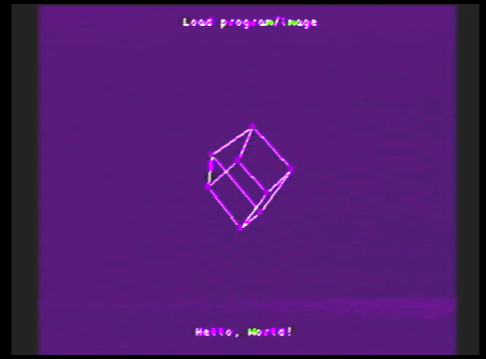
#> input picture Screen.png, 486 x 359 px
$ python image_display.py ../Screen.png ../Screen.png 100
#> lines starting #> are read from the running program, lines starting #| are printed output that depends on the picture

#!/usr/bin/env python3
"""
Display images on CRT TV
"""

import serial
import time
import sys
from PIL import Image
import os
from concurrent.futures import ThreadPoolExecutor
from queue import Queue

# Try to import matplotlib for preview
try:
    import matplotlib.pyplot as plt
    HAS_MATPLOTLIB = True
except ImportError:
    HAS_MATPLOTLIB = False

class ImageDisplay:
    def __init__(self, port='/dev/cu.usbserial-120'):
        self.ser = serial.Serial(port, 115200, timeout=0.1)
        time.sleep(2)
        print("Connected to ESP32")

        # Per-color brightness multipliers (adjust these to change color intensity)
        self.color_brightness = {
            0: 1.1,       # Medium Gray (brighter for dark tones)
            1: 1.3,      # Green (dark)
            2: 0.65,      # Yellow (fallback)
            5: 0.60,       # Dark Red
            9: 0.85,       # Dark Blue (fallback)
            10: 0.50,      # Cyan
            12: 0.30,      # Light Green
            15: 0.35,      # Brown/Tan
            16: 0.85,      # Light Gray
            20: 0.75,     # Red
            30: 0.75,      # Yellow (brighter)
            32: 1.2,      # Dark Gray
            34: 0.03,      # Tan (extremely dark yellow)
            35: 0.60,      # Orange
            64: 1.0,      # White
            90: 0.50,      # Cyan (light blue)
            165: 0.65,     # Pink (brighter)
            200: 0.75,    # Blue (darker)
            230: 0.2,    # Purple
        }

    def send_command(self, cmd):
        self.ser.write((cmd + '\n').encode())
        try:
            response = self.ser.readline().decode().strip()
            return response
        except:
            return "OK"

    def apply_color_brightness(self, hue, brightness_val):
        """Apply per-color brightness multiplier"""
        if hue in self.color_brightness:
            brightness_val = int(brightness_val * self.color_brightness[hue])
        return (hue, brightness_val)

    def process_row(self, row_data):
        """Process a single image row (for parallel processing)"""
        y, pixels_row, offset_x, offset_y, pixel_size = row_data
        row_squares = []
        for x, (r, g, b) in enumerate(pixels_row):
            hue, brightness = self.rgb_to_hue(r, g, b)
            screen_x = offset_x + x * pixel_size
            screen_y = offset_y + y * pixel_size
            row_squares.append((screen_x, screen_y, pixel_size, hue, brightness))
        return row_squares

    def rgb_to_hue(self, r, g, b):
        """Convert RGB to closest hue in our color space"""
        brightness = (r + g + b) // 3

        # Map brightness to 0-255 scale (stepped for better color control)
        if brightness < 1:
            brightness_val = 2
        elif brightness < 3:
            brightness_val = 4
        elif brightness < 10:
            brightness_val = 10
        elif brightness < 15:
            brightness_val = 14
        elif brightness < 20:
            brightness_val = 18
        elif brightness < 25:
            brightness_val = 22
        elif brightness < 40:
            brightness_val = 20
        elif brightness < 50:
            brightness_val = 26
        elif brightness < 60:
            brightness_val = 30
        elif brightness < 75:
            brightness_val = 36
        elif brightness < 90:
            brightness_val = 42
        elif brightness < 100:
            brightness_val = 52
        elif brightness < 112:
            brightness_val = 60
        elif brightness < 125:
            brightness_val = 68
        elif brightness < 137:
            brightness_val = 76
        elif brightness < 150:
            brightness_val = 84
        elif brightness < 162:
            brightness_val = 78
        elif brightness < 175:
            brightness_val = 84
        elif brightness < 180:
            brightness_val = 90
        elif brightness < 185:
            brightness_val = 96
        elif brightness < 190:
            brightness_val = 104
        elif brightness < 195:
            brightness_val = 112
        else:
            brightness_val = 120

        # Check if grayscale (white/gray/black) - strict but allow light grays
        if abs(int(r) - int(g)) < 15 and abs(int(g) - int(b)) < 15 and abs(int(r) - int(b)) < 15:
            # Split into gray/white ranges for independent brightness control
            if brightness < 80:
                return self.apply_color_brightness(32, brightness_val)  # Dark gray (hue 32)
            elif brightness < 170:
                return self.apply_color_brightness(0, brightness_val)   # Medium gray (hue 0)
            elif brightness < 200:
                return self.apply_color_brightness(16, brightness_val)  # Light gray (hue 16)
            else:
                return self.apply_color_brightness(64, brightness_val)  # White (hue 64)

        # Pick color based on dominant channel
        max_val = max(r, g, b)

        # Check for green FIRST (split light and dark)
        if g > 30 and g > r and g > b and (g - r) > 3:
            # Light green if brightness is high, dark green if low
            if brightness > 120:
                return self.apply_color_brightness(12, brightness_val)  # Light green
            else:
                return self.apply_color_brightness(1, brightness_val)  # Dark green

        # Check for yellow (R and G very balanced, low B - exclude greens)
        if r > 100 and g > 100 and b < 110 and abs(int(r) - int(g)) < 15:
            return self.apply_color_brightness(30, brightness_val)

        # Check for orange (R much higher than G, warm tone, very low B)
        if r > 110 and g > 50 and g < 110 and b < 80 and (r - g) > 40:
            return self.apply_color_brightness(35, brightness_val)

        # Check for gold (high R and G, low B, R > G)
        if r > 180 and g > 140 and b < 100 and r > g and (r - g) > 20 and (r - g) < 100:
            return self.apply_color_brightness(35, brightness_val)  # Gold as orange

        # Check for tan/gold (moderate red, low green diff, low blue)
        if r > 90 and g > 50 and g < 100 and b < 80 and (r - g) > 5 and (r - g) < 50:
            return self.apply_color_brightness(35, brightness_val)  # Orange (better than yellow)

        # Check for magenta/pink (map pink tones to hue 165) - strict to avoid over-matching
        if r > 100 and b > 120 and g < 80 and abs(int(r) - int(b)) < 50:
            return self.apply_color_brightness(165, brightness_val)

        # Check for cyan (high G and B, low R)
        if g > 100 and b > 100 and r < 100 and abs(int(g) - int(b)) < 60:
            return self.apply_color_brightness(10, brightness_val)

        # Check for purple (B > R, high B, low G)
        if b > 100 and r > 60 and r < b and g < 80 and abs(int(b) - int(r)) < 60:
            return self.apply_color_brightness(230, brightness_val)

        # Check for red (R dominant, very low G to exclude browns)
        if r > 80 and g < 60 and b < 100 and r > g and r > b:
            return self.apply_color_brightness(20, brightness_val)

        if max_val == r and r > g and r > b:  # Red dominant (fallback)
            return self.apply_color_brightness(5, brightness_val)
        elif max_val == b and b > r and b > g:  # Blue dominant
            return self.apply_color_brightness(200, brightness_val)
        else:  # Default to grayscale (no green fallback - tan takes priority)
            return self.apply_color_brightness(0, brightness_val)

    def display_image(self, image_path, pixel_size=4):
        """Display image on TV (pixel_size = block size for performance)"""
#> called with image_path = '../Screen.png', pixel_size = 4
        try:
            img = Image.open(image_path)
#> img is the input picture: PIL image 486x359 RGB; mean R, G, B 80.5, 27.6, 109.4
            print(f"Loaded: {image_path}")

            # Resize to fit screen (320x240)
            img.thumbnail((320 // pixel_size, 240 // pixel_size), Image.Resampling.LANCZOS)
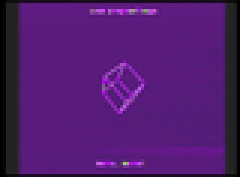
#> img: PIL image 80x59 RGB (shown 3 times larger); mean R, G, B 80.6, 27.6, 109.5
            img = img.convert('RGB')

            width, height = img.size
#> width = 80; height = 59
            pixels = img.load()

            print(f"Displaying {width}x{height} image (may take a moment)...")
#> (printed output is left out)

            # Clear screen first
            self.send_command("CLEAR")
            time.sleep(0.2)

            print("Collecting pixels...")

            # Calculate centering offset
            image_width = width * pixel_size
#> image_width = 320
            image_height = height * pixel_size
#> image_height = 236
            offset_x = (320 - image_width) // 2
#> offset_x = 0
            offset_y = (240 - image_height) // 2
#> offset_y = 2

            # Collect all squares using parallel row processing
            print("Processing image (parallel)...")
            squares = []
            row_data = []
            for y in range(height):
                pixels_row = [pixels[x, y] for x in range(width)]
                row_data.append((y, pixels_row, offset_x, offset_y, pixel_size))
#> after the loop, row_data = 59 items

            # Process rows in parallel (4 threads)
            with ThreadPoolExecutor(max_workers=4) as executor:
                for row_squares in executor.map(self.process_row, row_data):
#> in process_row, `y, pixels_row, offset_x, offset_y, pixel_size = row_data`: y = 0; pixels_row = 80 items; offset_x = 0; offset_y = 2; pixel_size = 4
#> in rgb_to_hue, `brightness = (r + g + b) // 3`: brightness = 0
#> in rgb_to_hue, `brightness_val = 2`: brightness_val = 2
                    squares.extend(row_squares)
#> this loop made 59 passes

            print(f"Sending {len(squares)} squares to ESP32...")
#> (printed output is left out)
            print("(Rendering...)")

            # DON'T send COLOR - it clears squares!
            # Send squares using relative coordinates (batched for speed)
            last_x, last_y = 0, 0
            batch_size = 20
            batch = []

            for i, (sx, sy, sz, h, b) in enumerate(squares):
                dx = sx - last_x  # Delta X
                dy = sy - last_y  # Delta Y
                batch.append(f"RSQUARE:{dx}:{dy}:{sz}:{h}:{b}")
                last_x, last_y = sx, sy

                # Send batch when full or at end
                if len(batch) >= batch_size or i == len(squares) - 1:
                    batch_cmd = '\n'.join(batch) + '\n'
                    self.ser.write(batch_cmd.encode())
                    time.sleep(0.01)  # Small delay for ESP32 to process
                    # Read all responses
                    for _ in range(len(batch)):
                        try:
                            self.ser.readline()
                        except:
                            pass
                    batch = []

                    if (i + 1) % 500 == 0:
                        pct = 100 * (i + 1) // len(squares)
                        print(f"  {i+1}/{len(squares)} ({pct}%)")
#> this loop made 4720 passes
#> (sx, h, b) on passes 1 to 3: (0, 32, 2), (4, 32, 4), (8, 32, 16)
#|   500/4720 (10%)
#> (further printed lines are left out)

            print("Done!")

        except FileNotFoundError:
            print(f"Image not found: {image_path}")
        except Exception as e:
            print(f"Error: {e}")

    # [86 lines left out: function preview_image, not called in this run]

    def close(self):
        self.ser.close()

if __name__ == "__main__":
    if len(sys.argv) < 2:
        print("Usage: python3 image_display.py <image_file> [options]")
        print("Options:")
        print("  --preview [pixel_size]  - Show preview on computer (default pixel_size=4)")
        print("  [pixel_size]            - Send to TV (default pixel_size=4)")
        print("Examples:")
        print("  python3 image_display.py photo.jpg --preview")
        print("  python3 image_display.py photo.jpg --preview 8")
        print("  python3 image_display.py photo.jpg 4")
        sys.exit(1)

    image_file = sys.argv[1]
    pixel_size = 4
    show_preview = False

    # Check for preview option
    if len(sys.argv) > 2:
        if sys.argv[2] == "--preview":
            show_preview = True
            if len(sys.argv) > 3:
                try:
                    pixel_size = int(sys.argv[3])
                except ValueError:
                    pixel_size = 4
        else:
            try:
                pixel_size = int(sys.argv[2])
            except ValueError:
                pixel_size = 4

    if show_preview:
        display = ImageDisplay()
        display.preview_image(image_file, pixel_size=pixel_size)
        display.close()
        sys.exit(0)

    # Send to TV
    display = ImageDisplay()
    display.display_image(image_file, pixel_size=pixel_size)
    display.close()
